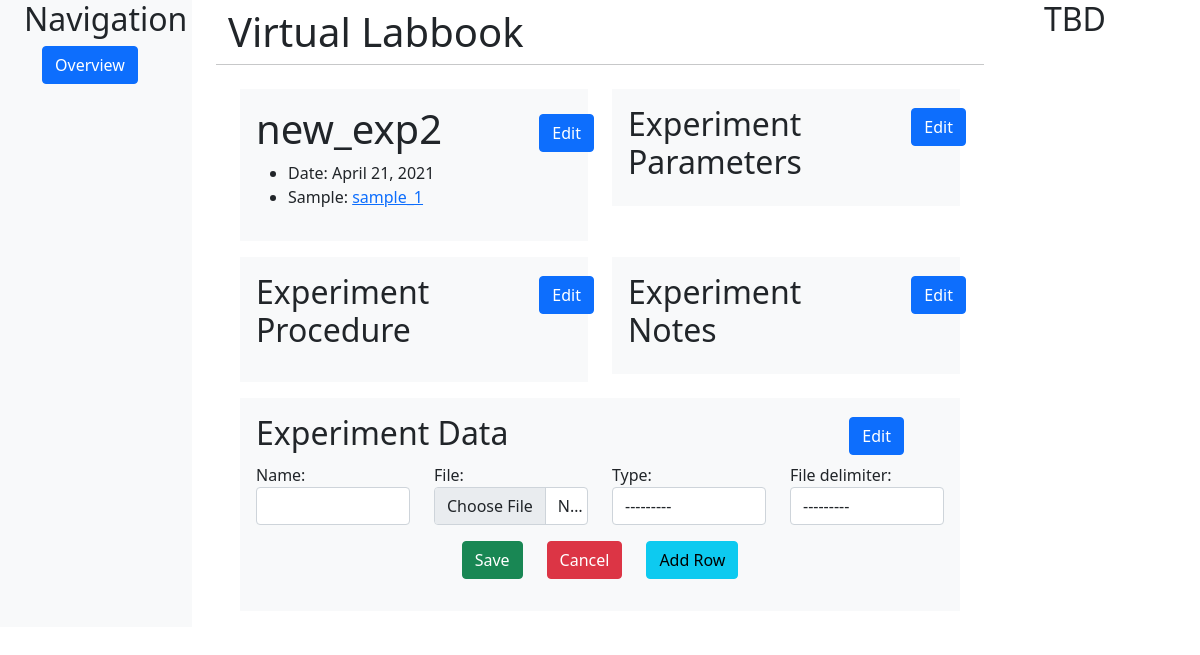
Before: /polls/experiment/7/file_upload with the older database file.
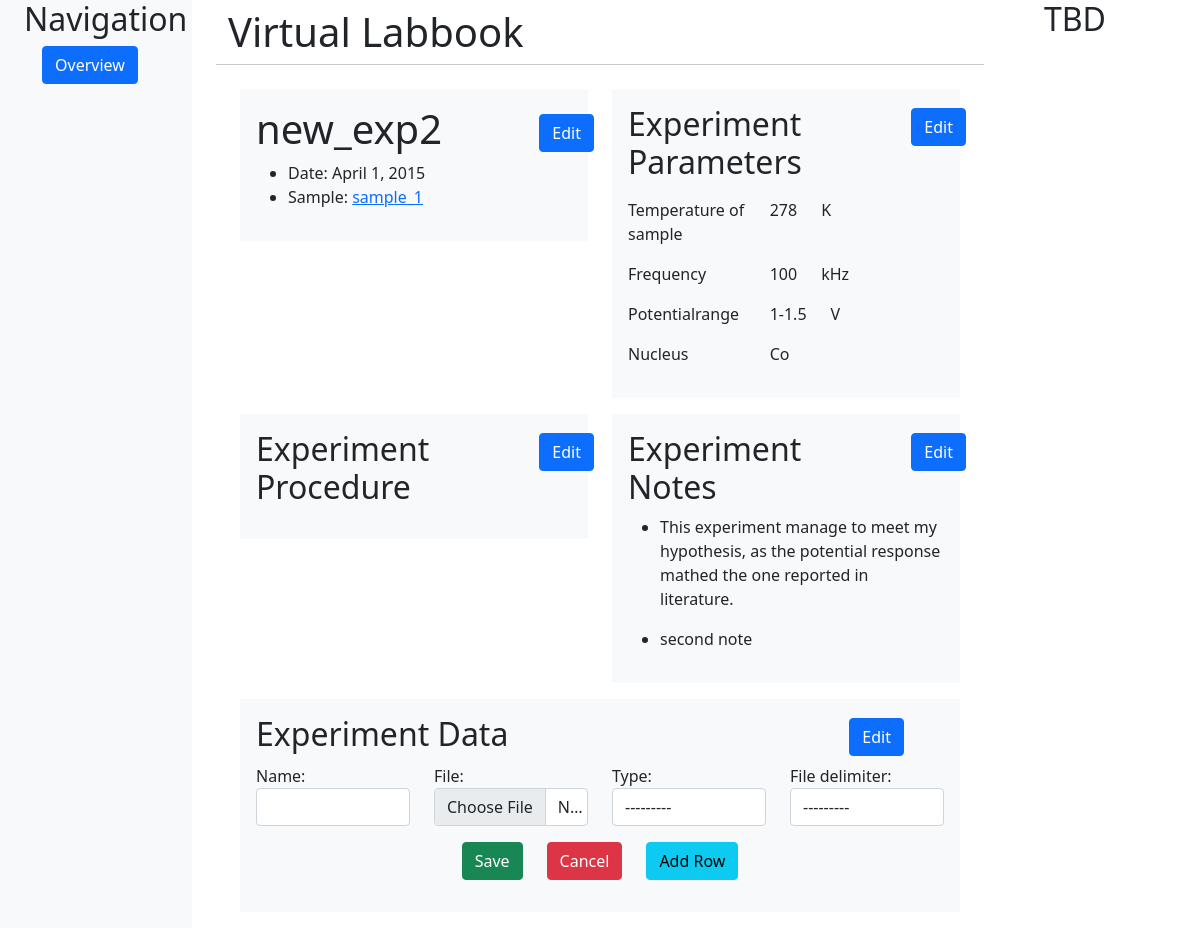
After: the same page with the newer database file.
### polls/models.py (models this page shows, shortened)
class Experiment(models.Model):
    sample = models.ForeignKey(Sample, on_delete=models.PROTECT, related_name='experiments')
    name = models.CharField(max_length=200)
    date = models.DateField('Date of experiment', default=datetime.datetime.now)

class Sample(models.Model):
    name = models.CharField(max_length=200)
    def __str__(self):
        return self.name

class Parameter(models.Model):
    step = models.ForeignKey(Step, on_delete=models.CASCADE, related_name='step_parameters', blank=True, null=True)
    sample = models.ForeignKey(Sample, on_delete=models.CASCADE, related_name='sample_parameters', blank=True,
                               null=True)
    experiment = models.ForeignKey(Experiment, on_delete=models.CASCADE, related_name='experiment_parameters',
                                   blank=True, null=True)
    name = models.CharField(max_length=200)
    value = models.CharField(max_length=200, blank=True, null=True)
    unit = models.CharField(max_length=200, blank=True, null=False)

class Note(models.Model):
    step = models.ForeignKey(Step, on_delete=models.CASCADE, related_name='step_notes', blank=True, null=True)
    sample = models.ForeignKey(Sample, on_delete=models.CASCADE, related_name='sample_notes', blank=True, null=True)
    experiment = models.ForeignKey(Experiment, on_delete=models.CASCADE, related_name='experiment_notes', blank=True,
                                   null=True)
    text = models.CharField(max_length=400)

### polls/views.py (the view, shortened to what this page needs)
class ParameterUpdateView(UpdateCreateView):
    formset_widgets = {}
    extra = int()
    def get_formset(self):
        return inlineformset_factory(self.parent_model,
                                     self.model,
                                     fields=self.fields,
                                     widgets=self.formset_widgets,
                                     extra=self.extra,
                                     can_delete=False,
                                     )
    def dispatch(self, request, *args, **kwargs):
        self.extra = kwargs.get('extra', 1)
        self.formset_widgets = kwargs.get('formset_widgets', {})
        return super(ParameterUpdateView, self).dispatch(request, *args, **kwargs)
    def get(self, request, *args, **kwargs):
        self.formset = self.get_formset()
        return super(ParameterUpdateView, self).get(request, *args, **kwargs)

### polls/templatetags/custom_templates.py (called while the page is built)
@register.filter(name='addclass')
def addclass(value, arg):
    return value.as_widget(attrs={'class': arg})

### polls/views.py (called while the page is built)
    def dispatch(self, request, formset=None, *args, **kwargs):
        self.update_name = kwargs.get('update_name')
        self.template_name = kwargs.get('template_name')
        self.model = kwargs.get('model')
        self.parent_model = kwargs.get('parent_model')
        self.fields = kwargs.get('fields')
        self.parent_id = kwargs.get('parent_id')
        self.formset = formset
        self.success_url = '/'.join(request.path.split('/')[0:-1])
        return super(UpdateCreateView, self).dispatch(request, *args, **kwargs)

    def get_object(self):
        return get_object_or_404(self.parent_model, id=self.parent_id)

    def get_context_data(self, **kwargs):
        context = super(UpdateCreateView, self).get_context_data(form='', **kwargs)
        context['update_name'] = self.update_name
        context['parent_id'] = self.parent_id
        try:
            context['parent'] = self.get_object()
        except Http404:
            pass
        return context

    def get(self, request, *args, **kwargs):
        try:
            form = self.formset(instance=self.get_object(), prefix='form')
        except Http404:
            form = self.formset(prefix='form')
        return self.render_to_response(self.get_context_data(formset=form))

### polls/templates/polls/experiment-detail.html (shortened to what this page needs)
{%extends 'polls/base.html'%}
{% block content %}
<div class="row row-cols-1 row-cols-lg-2">
    <div class="col">
        <div class="py-3 px-3 mb-3 bg-light text-dark">
            <h1 class="row">
                <div class="col">{{ parent.name }}</div>
                <div class="col-2">
                    {% if update_name != 'experiment' %}
                    <form action="{% url 'polls:update-experiment' parent_id %}" method="get">
                        <input class="btn btn-primary" type="submit" value="Edit">
                    </form>
                    {%endif%}
                </div>
            </h1>
            {% if update_name == 'experiment' %}
            {% include 'polls/update-experiment.html' %}
            {% else %}
            <ul>
                <li> Date: {{ parent.date }}</li>
                <li> Sample:
                    <a href="{%url 'polls:sample-detail' parent.sample.id %}"> {{ parent.sample }}</a>
                </li>
            </ul>
            {% endif %}
        </div>
    </div>
    <div class="col">
        <div class="py-3 px-3 mb-3 bg-light text-dark">
            <h2>
                <div class="row">
                    <div class="col">Experiment Parameters</div>
                    <div class="col-2">
                        {% if update_name != 'parameter' %}
                        <form action="{% url 'polls:experiment-update-parameter' parent_id %}" method="get">
                            <input class="btn btn-primary" type="submit" value="Edit">
                        </form>
                        {%endif%}
                    </div>
                </div>
            </h2>
            {% if update_name == 'parameter' %}
            {% with col_count=3 %}
            {% include 'polls/child-update-form.html' %}
            {% endwith %}
            {% else %}
            {% for parameter in parent.experiment_parameters.all %}
            <p>
            <div class="row ">
                <div class="col-5"> {{ parameter.name }}</div>
                <div class="col-md-auto">{{ parameter.value }}</div>
                <div class="col-md-auto">{{ parameter.unit }}</div>
            </div>
            </p>
            {% endfor %}
            {% endif %}
        </div>
    </div>
    <div class="col ">
        <div class="py-3 px-3 mb-3 bg-light text-dark">
            <h2 class="row">
                <div class="col">Experiment Procedure</div>
                <div class="col-2">
                    {% if update_name != 'step' %}
                    <form action="{% url 'polls:experiment-update-step' parent_id %}" method="get">
                        <input class="btn btn-primary" type="submit" value="Edit">
                    </form>
                    {%endif%}
                </div>
            </h2>
        </div>
    </div>
    <div class="col">
        <div class=" py-3 px-3 mb-3 bg-light text-dark">
            <h2>
                <div class="row">
                    <div class="col">Experiment Notes</div>
                    <div class="col-2">
                        {% if update_name != 'step' %}
                        <form action="{% url 'polls:experiment-update-note' parent_id %}" method="get">
                            <input class="btn btn-primary" type="submit" value="Edit">
                        </form>
                        {%endif%}
                    </div>
                </div>
            </h2>
            {% if update_name == "note" %}
            {% with col_count=1 %}
            {% include 'polls/child-update-form.html' %}
            {% endwith %}
            {% else %}
            {% for note in parent.experiment_notes.all %}
            <div class="row">
                <div class="col-md-auto">
                    <ul>
                        <li>
                            {{ note.text }}
                        </li>
                    </ul>
                </div>
            </div>
            {% endfor %}
            {% endif %}
        </div>
    </div>
    <div class="col-lg-12">
        <div class=" py-3 px-3 mb-3 bg-light text-dark">
            <h2>
                <div class="row">
                    <div class="col">Experiment Data</div>
                    <div class="col-2">
                        <form action="{% url 'polls:file-upload' parent_id %}" method="GET">
                            <input class="btn btn-primary" type="submit" value="Edit">
                        </form>
                    </div>
                </div>
            </h2>
            {% if update_name == 'file' %}
            {% with col_count=4 %}
            {% include 'polls/child-update-form.html' %}
            {% endwith %}
            {% endif %}
        </div>
    </div>
</div>
{% endblock %}

### polls/templates/polls/base.html (shortened to what this page needs)
<!doctype html>
<html lang="en">
<head>
    <link href="https://cdn.jsdelivr.net/npm/bootstrap@5.0.0-beta3/dist/css/bootstrap.min.css" rel="stylesheet"
>
</head>
<body>
{% load static %}
{% load custom_templates %}
<div class="row row-cols-3">
    <div class="col-2 bg-light text-dark">
        <div class="container-fluid">
            <div class="row justify-content-center">
                <div class="col-auto">
                    <h2>
                    </h2>
                </div>
                <div class="col-auto">
                    <form action="{% url 'polls:index' %}">
                        <input class="btn btn-primary" type="submit" value="Overview">
                    </form>
                </div>
            </div>
        </div>
    </div>
    <div class="col-8">
        <div class="container-fluid">
            <div class="row justify-content-center">
                <h1 class="mt-2"> Virtual Labbook </h1>
                <hr class="mt-0 mb-4">
                {% block content %}
                {% endblock %}
            </div>
        </div>
    </div>
    <div class="col-2">
        <div class="container-fluid">
            <div class="row">
                <div class="col">
                    <h2>
                    </h2>
                </div>
            </div>
        </div>
    </div>
</div>
</body>
</html>

### polls/templates/polls/child-update-form.html (shortened to what this page needs)
{% load custom_templates %}
<div>
    <form enctype="multipart/form-data" method="POST">
        <div id="form_set">
            {% for form in formset %}
            <div class="row row-cols-{{col_count}}">
                {% for field in form.visible_fields %}
                <div class="col">{{field.label_tag}}</div>
                {%endfor%}
                {% for field in form.visible_fields %}
                <div class="col">{{field|addclass:"form-control"}}</div>
                {%endfor%}
            </div>
            {% endfor %}
        </div>
        <div class="row row-cols-auto my-3 justify-content-md-center">
            <div class="col"><input type="submit" value="Save" class="btn btn-success"/></div>
            <div class="col"><a href="." class="btn btn-danger">Cancel</a></div>
            <div class="col"><input type="button" value="Add Row" id="add_more" class="btn btn-info"
                                    onclick="add_form('empty_form')"></div>
        </div>
    </form>
</div>

Changed rows visible on the page:
changed Experiment "new_exp2": date "April 21, 2021" → "April 1, 2015"
added Parameter: name "Temperature of sample", value "278", unit "K"
added Parameter: name "Frequency", value "100", unit "kHz"
added Parameter: name "Potentialrange", value "1-1.5", unit "V"
added Parameter: name "Nucleus", value "Co"
added Note: text "This experiment manage to meet my hypothesis, as the potential response mathed the one reported in literature."
added Note: text "second note"
